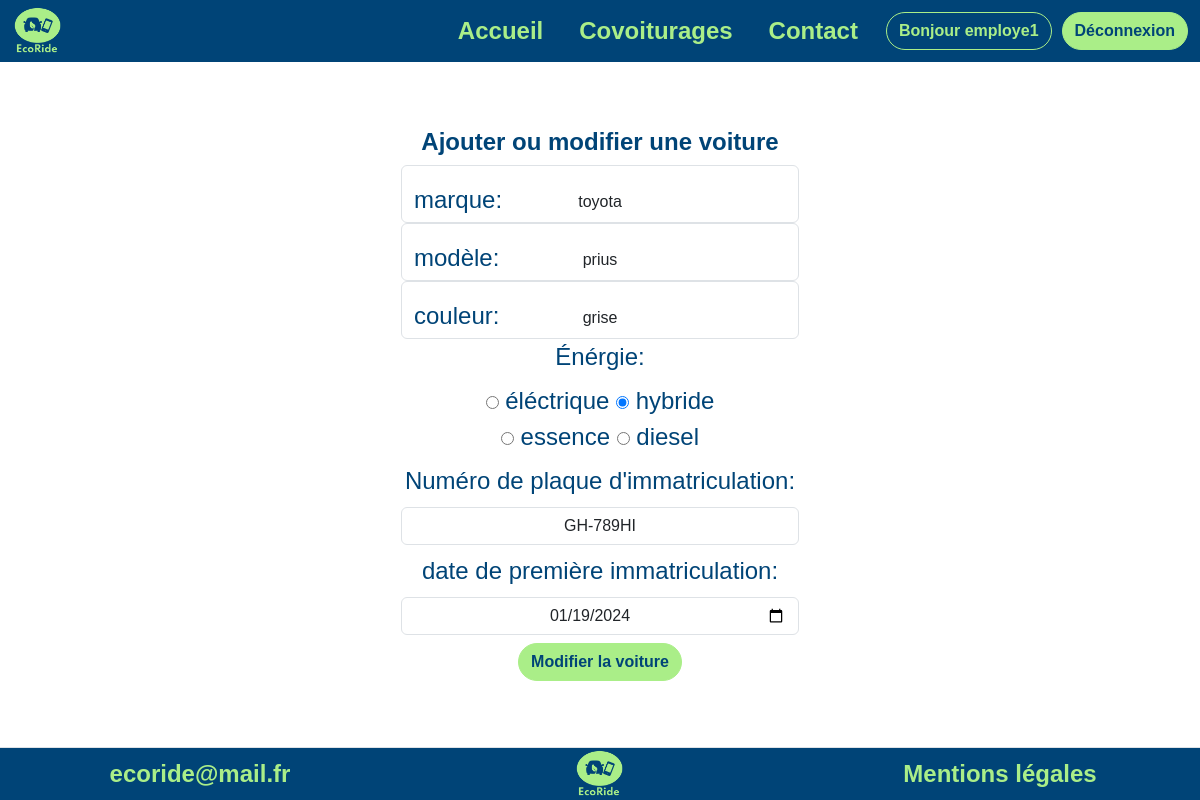
/ajout_voiture.php?id=5 (signed in), run on the app's committed database.
### tables this page shows
CREATE TABLE `cars` (
  `id` int(11) PRIMARY KEY NOT NULL AUTO_INCREMENT,
  `brand` varchar(50) NOT NULL,
  `model` varchar(50) NOT NULL,
  `color` varchar(50) NOT NULL,
  `energy` varchar(50) NOT NULL,
  `registration` varchar(11) NOT NULL,
  `date_first_registration` date NOT NULL,
  `id_user` int(11) NOT NULL,
  FOREIGN KEY (`id_user`) REFERENCES `users` (`id`)
);

### lib/car.php (called while the page is built, shortened)
 <?php
function getCarById(PDO $pdo, int $car_id)
{
    $sql = "SELECT id, brand, model, color, energy, registration, date_first_registration, id_user FROM cars WHERE id = :car_id";
    $query = $pdo->prepare($sql);
    $query->bindParam(':car_id', $car_id, PDO::PARAM_INT);
    $query->execute();
    return $query->fetch(PDO::FETCH_ASSOC);
}

### ajout_voiture.php (the view, shortened to what this page needs)
<?php
require_once "templates/header.php";
require_once "lib/car.php";
require_once "lib/pdo.php";
$car = [
    'brand' => '',
    'model' => '',
    'color' => '',
    'energy' => '',
    'registration' => '',
    'date_first_registration' => '',
];
$car_id = $_GET['id'] ?? null;
if ($car_id) {
    $car = getCarById($pdo, $car_id);
}
?>
<div class="form-signin w-100 m-auto">
    <h1>Ajouter ou modifier une voiture</h1>
    <form action="" method="POST">
        <div class="form-floating">
            <label class="form-label" for="brand">marque: </label>
            <input type="text" name="brand" class="form-control" id="brand" value="<?= htmlspecialchars($car['brand']); ?>">
        </div>
        <div class="form-floating">
            <label class="form-label" for="model">modèle: </label>
            <input type="text" name="model" class="form-control" id="model" value="<?= htmlspecialchars($car['model']); ?>">
        </div>
        <div class="form-floating">
            <label class="form-label" for="color">couleur: </label>
            <input type="text" name="color" class="form-control" id="color" value="<?= htmlspecialchars($car['color']); ?>">
        </div>
        <fieldset class="mb-2">
            <legend>Énérgie: </legend>
            <input type="radio" id="electric" name="energy" value="éléctrique"  <?= (htmlspecialchars($car['energy']) === 'éléctrique') ? 'checked' : '' ?> />
            <label for="electric">éléctrique</label>
            <input type="radio" id="hybrid" name="energy" value="hybride"  <?= (htmlspecialchars($car['energy']) === 'hybride') ? 'checked' : '' ?> />
            <label for="hybrid">hybride</label><br>
            <input type="radio" id="gas" name="energy" value="essence"  <?= (htmlspecialchars($car['energy']) === 'essence') ? 'checked' : '' ?>  />
            <label for="gas">essence</label>
            <input type="radio" id="diesel" name="energy" value="diesel"  <?= (htmlspecialchars($car['energy']) === 'diesel') ? 'checked' : '' ?>  />
            <label for="diesel">diesel</label>
        </fieldset>
        <div class="mb-2">
            <label class="form-label" for="registration">Numéro de plaque d'immatriculation: </label>
            <input type="text" name="registration" class="form-control" id="registration" value="<?= htmlspecialchars($car['registration']); ?>">
        </div>
        <div class="mb-2">
            <label class="form-label" for="date_first_registration">date de première immatriculation: </label>
            <input type="date" name="date_first_registration" class="form-control" id="date_first_registration" value="<?= htmlspecialchars($car['date_first_registration']); ?>">
        </div>
        <input type="submit" class="btn btn-primary" name="registerCar" value="<?= $car_id ? 'Modifier la voiture' : 'Ajouter une voiture'; ?>">
    </form>
</div>
<?php
require_once "templates/footer.php";
?>

### assets/css/style.css (style rules this page uses)
* { box-sizing: border-box; font-family: var(--font-family-serif); color: var(--dark); text-align: center; align-items: center; }
body { margin: 0; min-height: 100vh; display: grid; grid-template-rows: auto 1fr auto; }
@media screen and (min-width: 681px) { body { font-size: 24px; } }

### data on the page
cars: brand "toyota", model "prius", color "grise", energy "☐ éléctrique", energy "☑ hybride", energy "☐ essence", energy "☐ diesel", registration "GH-789HI", date_first_registration "01/19/2024"

### other printed values
$value "Accueil"
$value "Covoiturages"
$value "Contact"
$_SESSION["user"]["pseudo"] "employe1"
